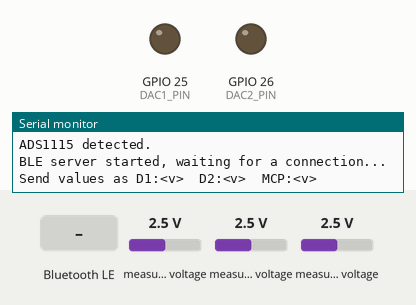
Bench run of a sketch on a simulated ESP32. On the bench: output pins drawn as LEDs (lit = HIGH), the last lines printed to the serial monitor. The inputs (shaded band) are chosen by the test bench; at power-on: measured voltage 2.5 V. Nothing arrives over Bluetooth unless stated; a phone connects over Bluetooth LE 3 s after start.

Above: at 2.2 s.
2.3 s: Bluetooth LE write "D1:1.20" received
At 3.0 s:
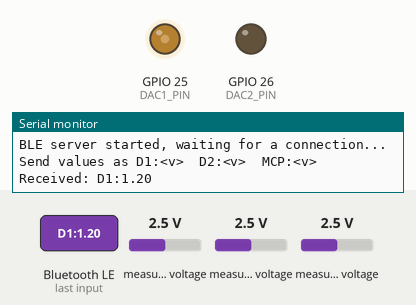
3.8 s: Bluetooth LE write "D2:2.50" received
At 4.2 s:
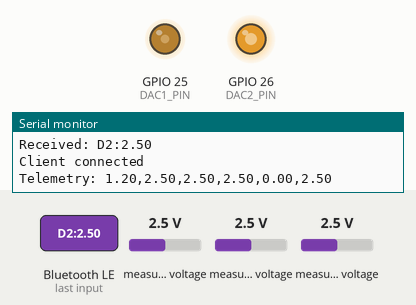
Timing chart, 0 to 6.8 s (numbered marks = the images above; inputs shaded):
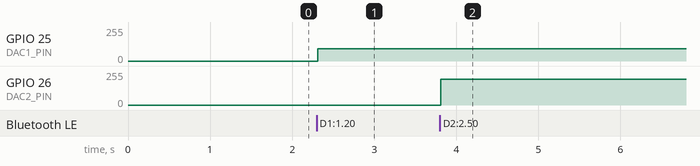

Measured:
- after the input at 2.3 s, GPIO 25 (DAC1_PIN): 0/255 → 93/255 at once
- after the input at 3.8 s, GPIO 26 (DAC2_PIN): 0/255 → 193/255 at once

The sketch:

esp32_dac_control_telemetry.ino
```cpp
#include <Wire.h>
#include <Adafruit_MCP4725.h>
#include <Adafruit_ADS1X15.h>
#include <BLEDevice.h>
#include <BLEServer.h>
#include <BLEUtils.h>
#include <BLE2902.h>

Adafruit_MCP4725 mcp4725;
Adafruit_ADS1115 ads;

// ----------------------------------------------------
// I2C pins
// ----------------------------------------------------
#define SDA_PIN 21
#define SCL_PIN 22

// ----------------------------------------------------
// ESP32 DAC1 - GPIO25, DAC2 - GPIO26
// ----------------------------------------------------
#define DAC1_PIN 25
#define DAC2_PIN 26
#define ESP32_VREF 3.3

// ----------------------------------------------------
// MCP4725
// ----------------------------------------------------
#define MCP_VREF 3.3
#define MCP_MAX_VOLTAGE 2.0   // hardware ceiling noted from original sweep test

// ----------------------------------------------------
// ADS1115 channel mapping for readback
// ASSUMPTION: A2 reads DAC2. Change if wired differently.
// ----------------------------------------------------
#define ADC_CH_MCP  0   // A0 - MCP4725 output
#define ADC_CH_DAC1 1   // A1 - DAC1 output
#define ADC_CH_DAC2 2   // A2 - DAC2 output

// How often to send a telemetry point, in milliseconds
#define TELEMETRY_INTERVAL_MS 500

// ----------------------------------------------------
// BLE UUIDs
// ----------------------------------------------------
#define SERVICE_UUID                  "4fafc201-1fb5-459e-8fcc-c5c9c331914b"
#define CONTROL_CHARACTERISTIC_UUID   "beb5483e-36e1-4688-b7f5-ea07361b26a8"
// New characteristic, used only for streaming readings out (NOTIFY)
#define TELEMETRY_CHARACTERISTIC_UUID "beb5483e-36e1-4688-b7f5-ea07361b26a9"

BLEServer *pServer = nullptr;
BLECharacteristic *pControlCharacteristic = nullptr;
BLECharacteristic *pTelemetryCharacteristic = nullptr;
bool deviceConnected = false;

// Current target voltages, updated live from BLE writes
volatile float dac1Voltage = 0.0;
volatile float dac2Voltage = 0.0;
volatile float mcpVoltage  = 0.0;

unsigned long lastTelemetryMs = 0;


// ====================================================
// Output setters
// ====================================================
void setDAC1Voltage(float voltage)
{
  int dacValue = round((voltage / ESP32_VREF) * 255.0);
  dacValue = constrain(dacValue, 0, 255);
  dacWrite(DAC1_PIN, dacValue);
}

void setDAC2Voltage(float voltage)
{
  int dacValue = round((voltage / ESP32_VREF) * 255.0);
  dacValue = constrain(dacValue, 0, 255);
  dacWrite(DAC2_PIN, dacValue);
}

void setMCPVoltage(float voltage)
{
  if (voltage > MCP_MAX_VOLTAGE)
  {
    voltage = MCP_MAX_VOLTAGE;
  }
  uint16_t dacValue = round((voltage / MCP_VREF) * 4095.0);
  if (dacValue > 4095) dacValue = 4095;
  mcp4725.setVoltage(dacValue, false);
}


// ====================================================
// BLE: server connect/disconnect
// ====================================================
class MyServerCallbacks : public BLEServerCallbacks {
  void onConnect(BLEServer *server) override {
    deviceConnected = true;
    Serial.println("Client connected");
  }

  void onDisconnect(BLEServer *server) override {
    deviceConnected = false;
    Serial.println("Client disconnected, restarting advertising");
    BLEDevice::startAdvertising();
  }
};


// ====================================================
// BLE: incoming control write handler
// Expected formats: "D1:1.20"  "D2:2.50"  "MCP:0.75"
// ====================================================
class MyCallbacks : public BLECharacteristicCallbacks {
  void onWrite(BLECharacteristic *characteristic) override {
    String rxValue = characteristic->getValue();
    if (rxValue.length() == 0) return;

    Serial.print("Received: ");
    Serial.println(rxValue);

    int separatorIndex = rxValue.indexOf(':');
    if (separatorIndex == -1)
    {
      Serial.println("Ignored: no ':' separator found");
      return;
    }

    String channel = rxValue.substring(0, separatorIndex);
    float voltage = rxValue.substring(separatorIndex + 1).toFloat();
    channel.trim();
    channel.toUpperCase();

    if (channel == "D1")
    {
      dac1Voltage = voltage;
      setDAC1Voltage(dac1Voltage);
    }
    else if (channel == "D2")
    {
      dac2Voltage = voltage;
      setDAC2Voltage(dac2Voltage);
    }
    else if (channel == "MCP")
    {
      mcpVoltage = voltage;
      setMCPVoltage(mcpVoltage);
    }
    else
    {
      Serial.print("Unknown channel: ");
      Serial.println(channel);
    }
  }
};


// ====================================================
// Read one ADS1115 channel and convert to volts
// ====================================================
float readChannelVolts(uint8_t channel)
{
  int16_t raw = ads.readADC_SingleEnded(channel);
  return ads.computeVolts(raw);
}


// ====================================================
// Build and send one telemetry point over BLE NOTIFY
// Format: "set_d1,meas_d1,set_d2,meas_d2,set_mcp,meas_mcp"
// ====================================================
void sendTelemetry()
{
  float measD1  = readChannelVolts(ADC_CH_DAC1);
  float measD2  = readChannelVolts(ADC_CH_DAC2);
  float measMcp = readChannelVolts(ADC_CH_MCP);

  char payload[80];
  snprintf(payload, sizeof(payload), "%.2f,%.2f,%.2f,%.2f,%.2f,%.2f",
           dac1Voltage, measD1,
           dac2Voltage, measD2,
           mcpVoltage, measMcp);

  pTelemetryCharacteristic->setValue((uint8_t*)payload, strlen(payload));
  pTelemetryCharacteristic->notify();

  Serial.print("Telemetry: ");
  Serial.println(payload);
}


// ====================================================
// SETUP
// ====================================================
void setup()
{
  Serial.begin(115200);
  delay(1000);

  Serial.println();
  Serial.println("==========================================");
  Serial.println("ESP32 + MCP4725 + ADS1115 - BLE manual control + telemetry");
  Serial.println("==========================================");

  Wire.begin(SDA_PIN, SCL_PIN);

  if (!mcp4725.begin(0x60, &Wire))
  {
    Serial.println("ERROR: MCP4725 not found!");
    while (1) { delay(1000); }
  }
  Serial.println("MCP4725 detected.");

  if (!ads.begin(0x48, &Wire))
  {
    Serial.println("ERROR: ADS1115 not found!");
    while (1) { delay(1000); }
  }
  Serial.println("ADS1115 detected.");
  ads.setGain(GAIN_TWOTHIRDS); // +/- 6.144 V

  setDAC1Voltage(dac1Voltage);
  setDAC2Voltage(dac2Voltage);
  setMCPVoltage(mcpVoltage);

  // --------------------------------------------------
  // BLE setup
  // --------------------------------------------------
  BLEDevice::init("ESP32-DAC-Controller");

  pServer = BLEDevice::createServer();
  pServer->setCallbacks(new MyServerCallbacks());

  BLEService *pService = pServer->createService(SERVICE_UUID);

  // Control characteristic: website writes to this
  pControlCharacteristic = pService->createCharacteristic(
      CONTROL_CHARACTERISTIC_UUID,
      BLECharacteristic::PROPERTY_WRITE |
      BLECharacteristic::PROPERTY_WRITE_NR
  );
  pControlCharacteristic->setCallbacks(new MyCallbacks());
  pControlCharacteristic->addDescriptor(new BLE2902());

  // Telemetry characteristic: ESP32 notifies the website
  pTelemetryCharacteristic = pService->createCharacteristic(
      TELEMETRY_CHARACTERISTIC_UUID,
      BLECharacteristic::PROPERTY_NOTIFY
  );
  pTelemetryCharacteristic->addDescriptor(new BLE2902());

  pService->start();

  BLEAdvertising *pAdvertising = BLEDevice::getAdvertising();
  pAdvertising->addServiceUUID(SERVICE_UUID);
  pAdvertising->setScanResponse(true);
  pAdvertising->setMinPreferred(0x06);
  pAdvertising->setMinPreferred(0x12);
  BLEDevice::startAdvertising();

  Serial.println("BLE server started, waiting for a connection...");
  Serial.println("Send values as D1:<v>  D2:<v>  MCP:<v>");
}


// ====================================================
// LOOP
// Outputs only change on a BLE write (handled in
// MyCallbacks::onWrite). Telemetry streams out on a timer.
// ====================================================
void loop()
{
  if (deviceConnected)
  {
    unsigned long now = millis();
    if (now - lastTelemetryMs >= TELEMETRY_INTERVAL_MS)
    {
      lastTelemetryMs = now;
      sendTelemetry();
    }
  }
  delay(10);
}
```
